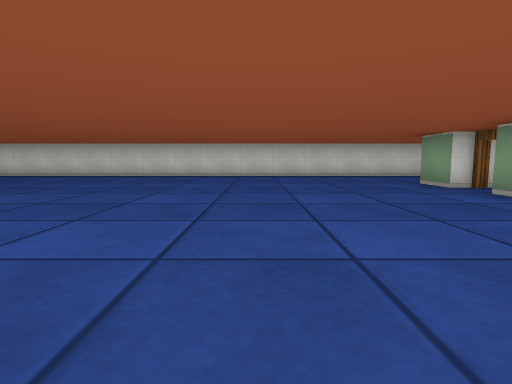
[1] (above)

16 first-person views from a walk through a cub3D ray-caster map. The camera is about half as high as the walls, tilts 6° down and sees 80° across. The floor is counted in squares. Each view is taken from the middle of a square. On the plan, view 1 faces up. The plan holds only what a view shows up to about 9 squares ahead; the rest is blank.

[2]
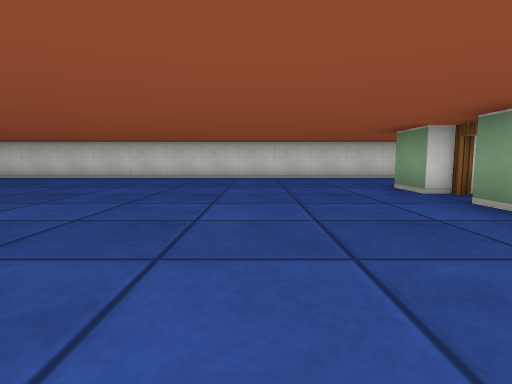

[3]
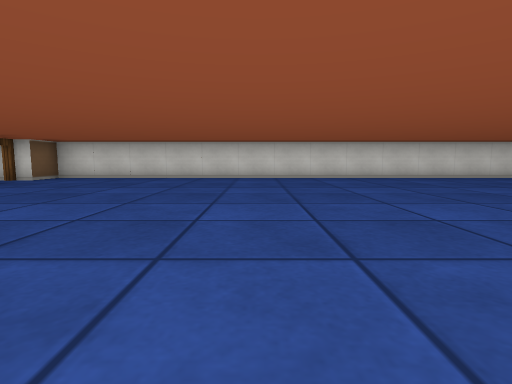

[4]
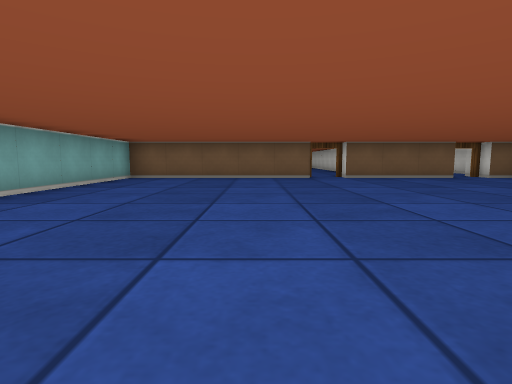

[5]
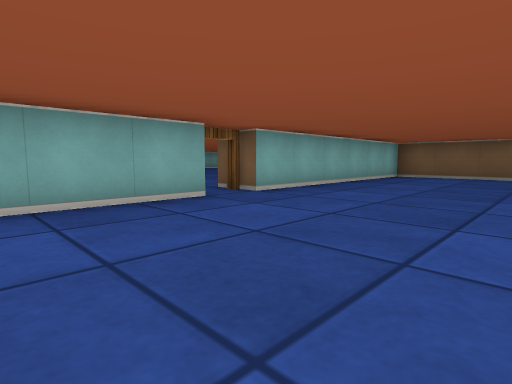

[6]
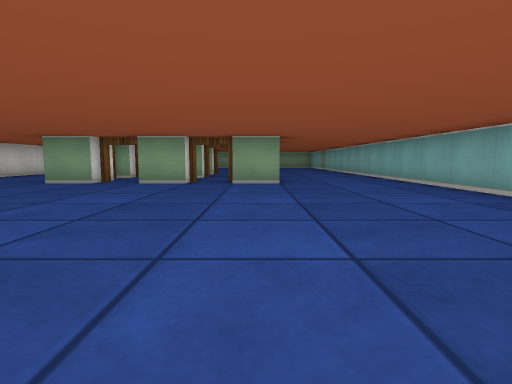

[7]
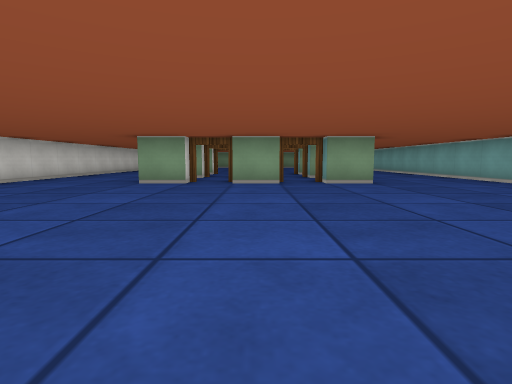

[8]
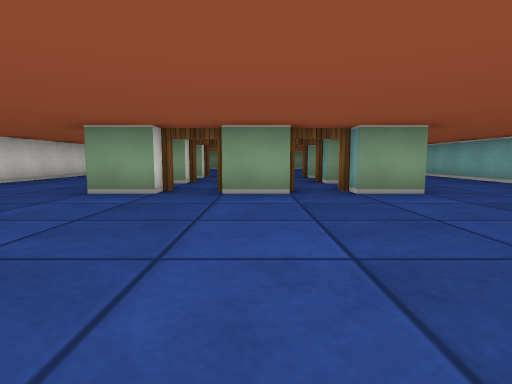

[9]
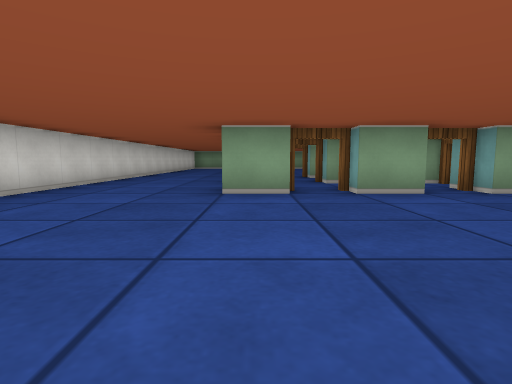

[10]
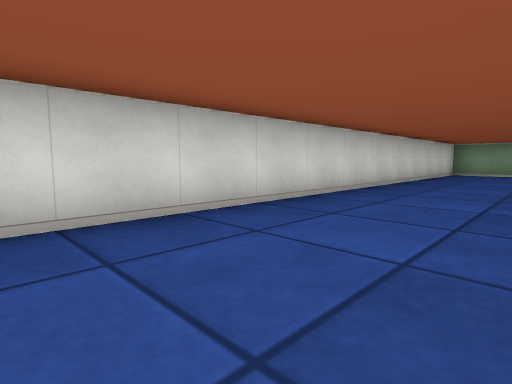

[11]
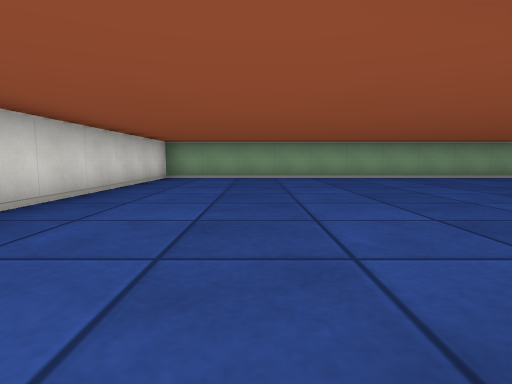

[12]
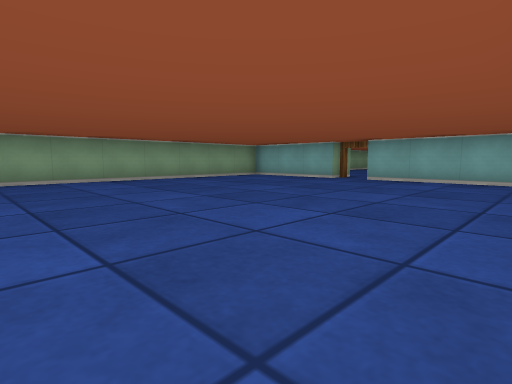

[13]
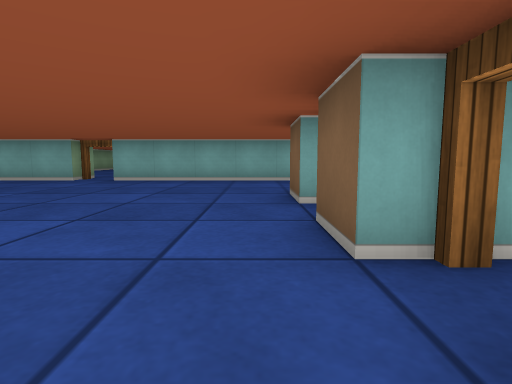

[14]
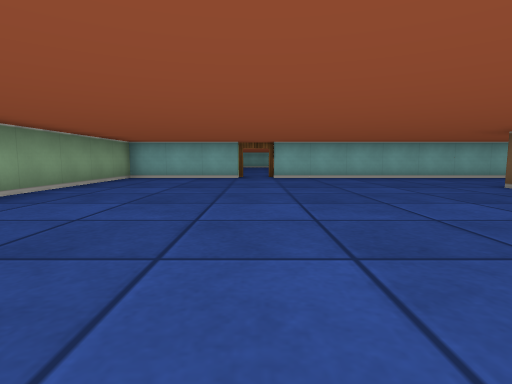

[15]
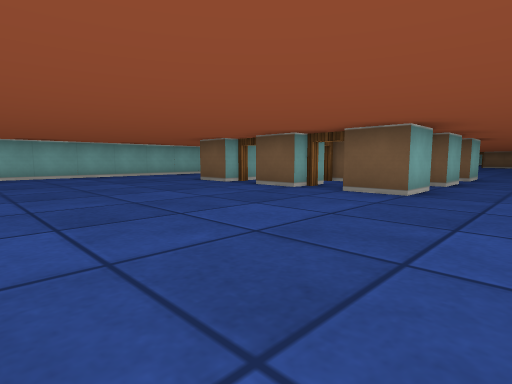

[16]
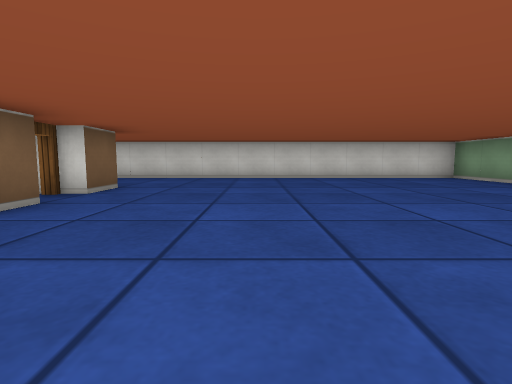

### Floor plan
Key: @ floor where view 1 was taken; # wall or solid block; . floor; D open door.
Columns run from 11 left of view 1 to 17 right of it. Each row starts with its distance up from view 1.
 10 #############################
  9 #...........................#
  8 D...........................#
  7 #...........................#
  6 #..............#D#D#........#
  5 #..............D.D.D........#
  4 D..............#D#D#........#
  3 #..............D.D.D........#
  2 #..............#D#D#........#
  1 #...........................#
  0 #..........@................#
 -1 #...........................#
 -2 #######D################D####
 -3       .

Positions as (right, up) in squares from view 1, and headings:
1: (0, 0), facing up
2: (1, 1), facing up
3: (-5, 1), facing up
4: (-2, 2), facing left
5: (-1, 2), facing down-left
6: (-3, 2), facing right
7: (-3, 4), facing right
8: (-1, 4), facing right
9: (-1, 6), facing right
10: (5, 7), facing up-right
11: (8, 7), facing right
12: (9, 6), facing down-right
13: (9, 6), facing down
14: (13, 7), facing down
15: (13, 8), facing down-left
16: (11, 1), facing up
